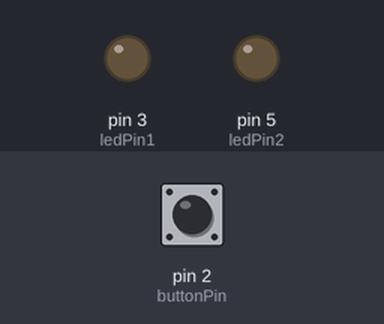
The sketch below on a simulated Arduino Uno, built with avr-gcc and run on an emulated ATmega328P. Shown: output pins drawn as LEDs (lit = HIGH). Dashed ring = blinking. The inputs (shaded band) are chosen by the test bench; at power-on: pin 2 (buttonPin) HIGH.

Above: at 1.2 s.
1.3 s: pin 2 (buttonPin) pulled LOW for 0.15 s
At 1.4 s:
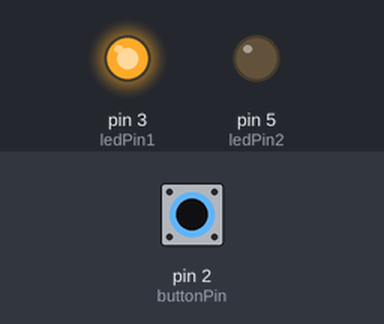
3.2 s: pin 2 (buttonPin) pulled LOW for 3.2 s
At 3.5 s:
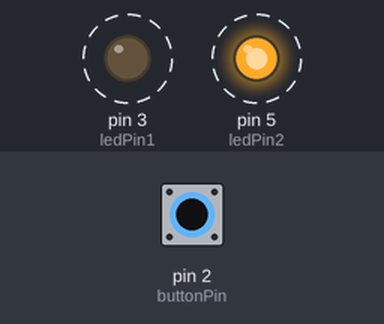
Timing chart, 0 to 7.9 s (numbered marks = the images above; inputs shaded):
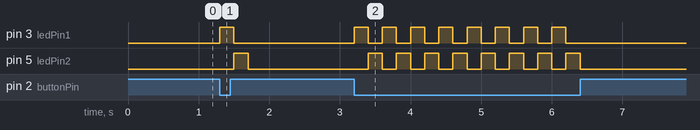

Measured:
- after the input at 1.3 s, pin 3 (ledPin1): LOW → HIGH at once, → LOW 0.20 s later; pin 5 (ledPin2): LOW → HIGH after 0.20 s, → LOW 0.20 s later
- after the input at 3.2 s, pin 3 (ledPin1): alternates HIGH for 0.20 s and LOW for 0.20 s, 16 changes in all, then stays LOW, starting at once; pin 5 (ledPin2): alternates HIGH for 0.20 s and LOW for 0.20 s, 16 changes in all, then stays LOW, starting after 0.20 s

The sketch:

flashes_while_held.ino
```cpp
// pin numbers and wait time
const int buttonPin = 2; // the number of the pushbutton pin
const int ledPin1 =  3; // the number of the LED pin
const int ledPin2 = 5; // the number of the second LED pin
const int waitTime = 200; // the wait time in ms

// variable
int buttonState = 0; // variable for reading the pushbutton status

void setup() {
  // initialize the LED pin as an output:
  pinMode(ledPin1, OUTPUT);
  pinMode(ledPin2, OUTPUT);
  // initialize the pushbutton pin as an input:
  pinMode(buttonPin, INPUT);
}

void loop() {
  // read the state of the pushbutton value:
  buttonState = digitalRead(buttonPin);

  // check if the pushbutton is pressed. If it is, the buttonState is HIGH:
  if(buttonState == LOW) {
    digitalWrite(ledPin1, HIGH);
    delay(waitTime);
    digitalWrite(ledPin1, LOW);
    digitalWrite(ledPin2, HIGH);
    delay(waitTime);
    digitalWrite(ledPin2, LOW);
  }
}
```
